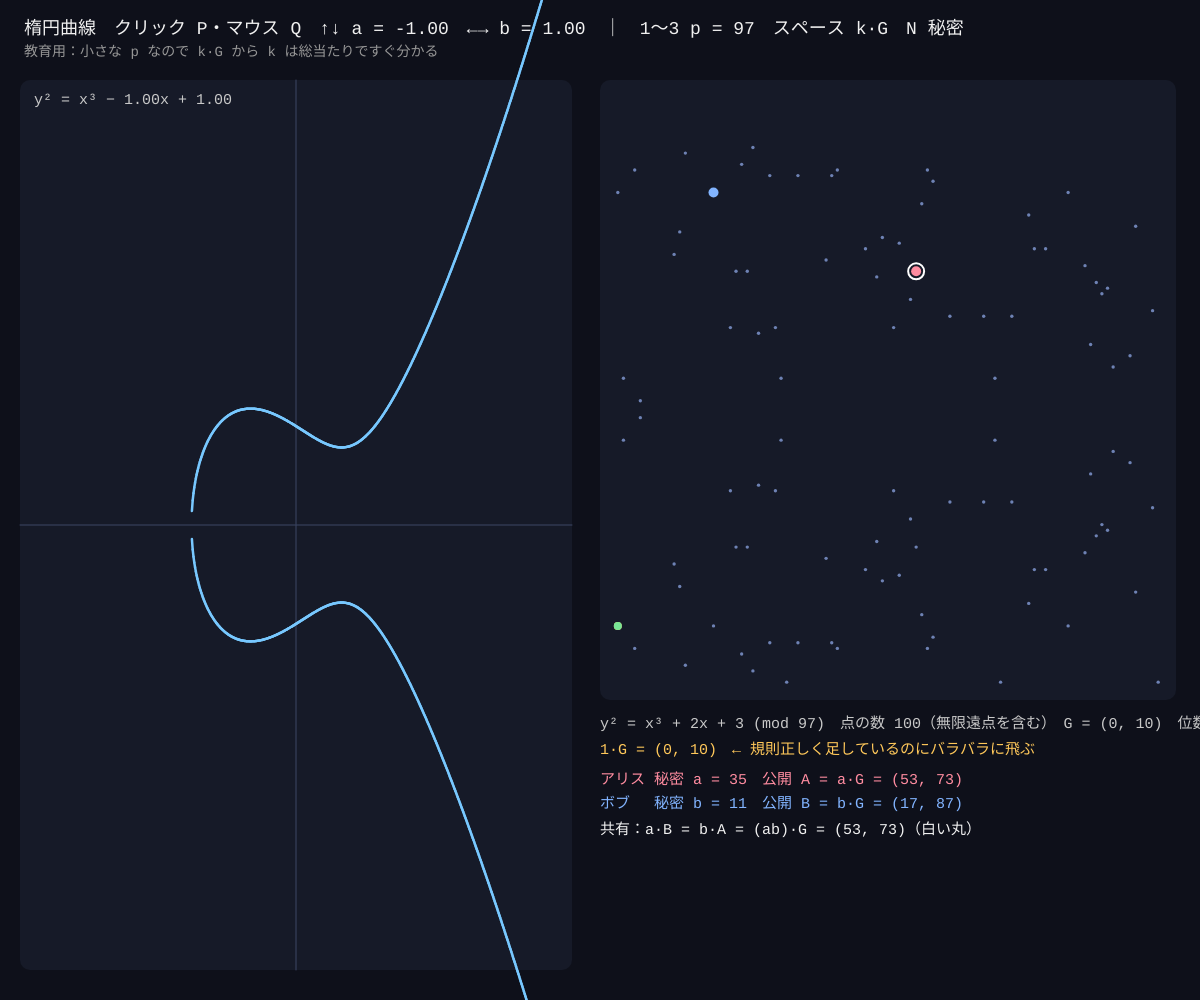
Frame 1 (no input)
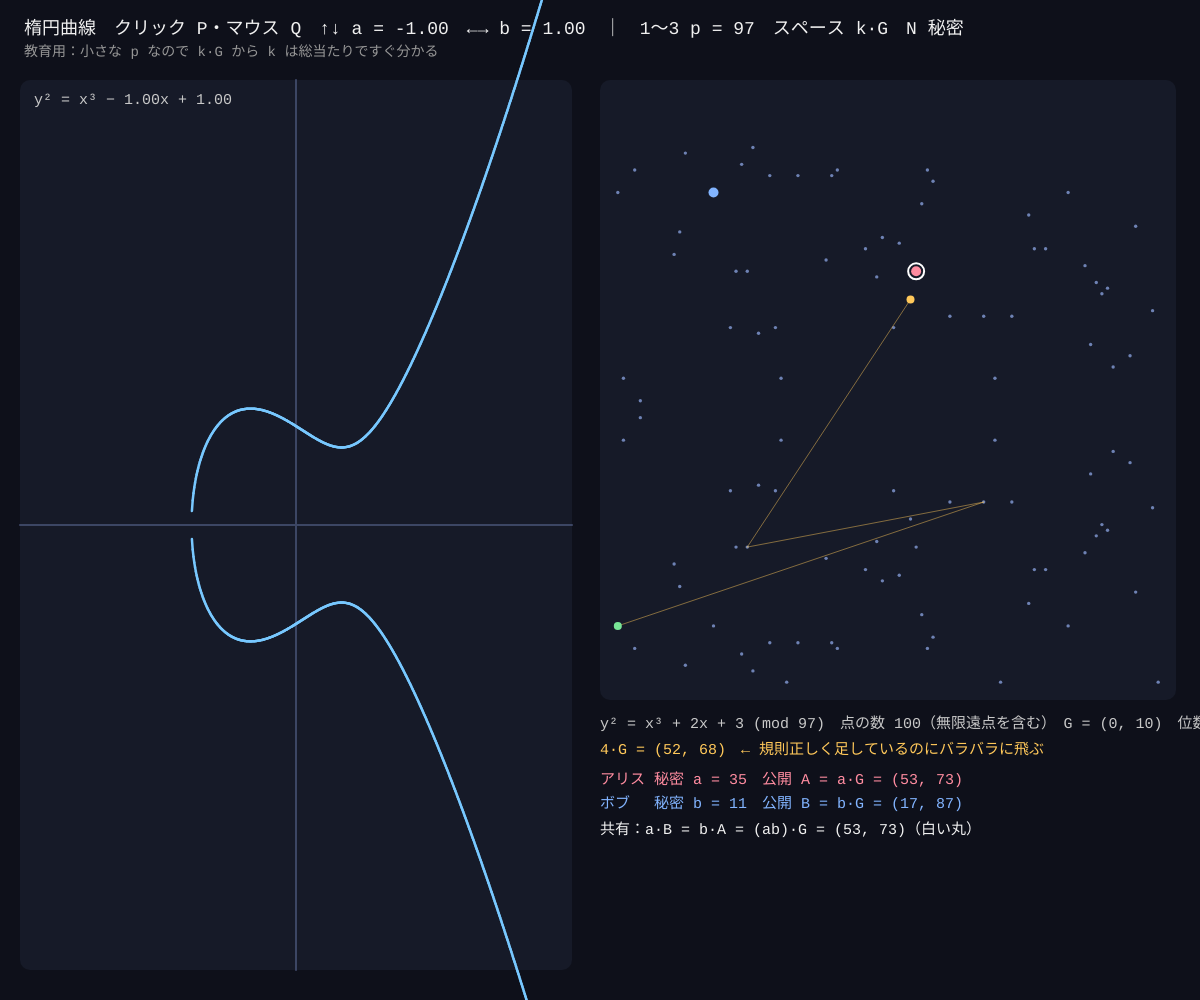
Frame 60 (no input)
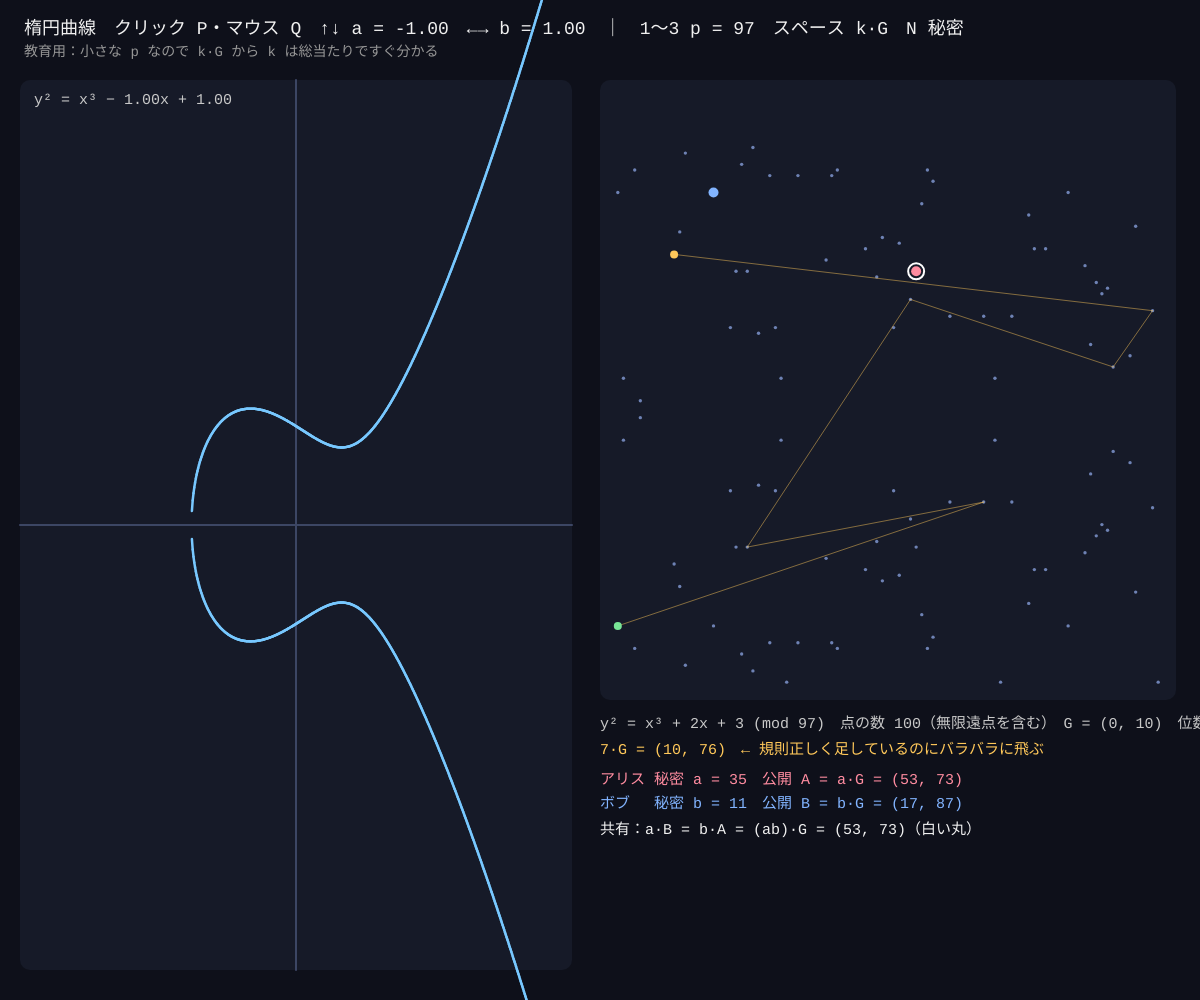
Frame 120 (the mouse pressed at the canvas centre since frame 60)

The p5.js sketch that drew these frames (run headless with seeded random() and noise() and a simulated clock; from frame 60 on, the mouse is pressed at the canvas centre):

// p5.js sketch
// ── sketch.js
// ============================================
// 10 楕円曲線暗号
// 左：実数の楕円曲線 y² = x³ + ax + b。2 点 P, Q を通る直線が曲線と交わる 3 つ目の点を上下反転 → P + Q
// 右：同じ「足し算」を mod p の世界（有限体）でやると点がバラバラに散らばる。
//     k·G（G を k 回足す）は速く計算できるが、k·G から k を求めるのは難しい → 鍵共有（ECDH）に使える
// クリック = 点 P を置く（マウスが Q）/ ↑↓ = a / ←→ = b / 1〜3 = 素数 p / スペース = k·G のアニメ / N = 秘密を選び直す
// ※ 教育用（実際は 256 ビットの p を使う）
// ============================================

let ca = -1, cb = 1;              // ★ 実数の曲線の係数
let Px = -1.2, Psign = 1;         // 点 P（x 座標と上下）
const PS = [31, 97, 251];         // ★ 有限体の素数 p
let pIdx = 1, FA = 2, FB = 3;     // 有限体の曲線 y² = x³ + 2x + 3 (mod p)
let fpPoints = [], G = null, orderG = 0, multiples = [], kShow = 1, anim = true;
let alice = 0, bob = 0;

function setup() {
  createCanvas(windowWidth, windowHeight);
  textFont('monospace');
  buildField();
}

// ---- 実数の曲線：座標変換
function fx(x) { return x * x * x + ca * x + cb; }
function toScreen(x, y, r) { return [r.x + r.w / 2 + x * r.w / 7, r.y + r.h / 2 - y * r.h / 9]; }

function draw() {
  background(14, 16, 26);
  noStroke();
  fill(240);
  textSize(18);
  text('楕円曲線　クリック P・マウス Q　↑↓ a = ' + nf(ca, 1, 2) + '　←→ b = ' + nf(cb, 1, 2) + '　｜　1〜3 p = ' + PS[pIdx] + '　スペース k·G　N 秘密', 24, 34);
  fill(150);
  textSize(14);
  text('教育用：小さな p なので k·G から k は総当たりですぐ分かる', 24, 56);

  // ================= 左：実数 =================
  let L = { x: 20, y: 80, w: width * 0.46, h: height - 110 };
  fill(22, 26, 40);
  rect(L.x, L.y, L.w, L.h, 10);
  stroke(60, 70, 100);
  let o = toScreen(0, 0, L);
  line(L.x, o[1], L.x + L.w, o[1]);
  line(o[0], L.y, o[0], L.y + L.h);
  // 曲線（上と下の枝）
  stroke(120, 200, 255);
  strokeWeight(2.5);
  noFill();
  for (let sgn of [1, -1]) {
    let prev = null;
    for (let i = 0; i <= 700; i++) {
      let x = -3.5 + 7 * i / 700, v = fx(x);
      if (v < 0) { prev = null; continue; }
      let s = toScreen(x, sgn * Math.sqrt(v), L);
      if (prev && abs(s[1] - prev[1]) < 200) line(prev[0], prev[1], s[0], s[1]);
      prev = s;
    }
  }
  // P と Q
  let P = curvePoint(Px, Psign);
  let qx = (mouseX - L.x - L.w / 2) / (L.w / 7), qs = mouseY < o[1] ? 1 : -1;
  let Q = curvePoint(qx, qs);
  noStroke();
  if (P && Q) {
    let R = addReal(P, Q);
    if (R) {
      let a1 = toScreen(P.x, P.y, L), r1 = toScreen(R.x, -R.y, L), r2 = toScreen(R.x, R.y, L);
      // 直線を画面いっぱいに伸ばす
      let lam = R.lam;
      let e1 = toScreen(-3.5, P.y + lam * (-3.5 - P.x), L), e2 = toScreen(3.5, P.y + lam * (3.5 - P.x), L);
      stroke(255, 200, 90, 160); strokeWeight(1.5);
      line(e1[0], e1[1], e2[0], e2[1]);
      stroke(255, 120, 200, 200);
      drawingContext.setLineDash([6, 6]);
      line(r1[0], r1[1], r2[0], r2[1]);
      drawingContext.setLineDash([]);
      noStroke();
      fill(255, 200, 90); circle(r1[0], r1[1], 10);
      fill(255, 120, 200); circle(r2[0], r2[1], 16);
      fill(255, 120, 200); textSize(16); text('P + Q', r2[0] + 10, r2[1] - 8);
      fill(170); textSize(13); text('3 つ目の交点', r1[0] + 10, r1[1] + 16);
    }
  }
  if (P) { let s = toScreen(P.x, P.y, L); fill(120, 230, 150); circle(s[0], s[1], 14); textSize(16); text('P', s[0] + 10, s[1] - 8); }
  if (Q) { let s = toScreen(Q.x, Q.y, L); fill(255, 255, 255); circle(s[0], s[1], 12); textSize(16); text('Q', s[0] + 10, s[1] - 8); }
  fill(200);
  textSize(15);
  text('y² = x³ ' + (ca < 0 ? '− ' : '+ ') + nf(abs(ca), 1, 2) + 'x ' + (cb < 0 ? '− ' : '+ ') + nf(abs(cb), 1, 2), L.x + 14, L.y + 24);
  if (4 * ca * ca * ca + 27 * cb * cb === 0) { fill(255, 110, 110); text('とがった点がある（特異）→ 暗号には使えない', L.x + 14, L.y + 46); }

  // ================= 右：mod p =================
  if (anim && frameCount % 20 === 0) kShow = kShow % orderG + 1;
  let p = PS[pIdx];
  let Rr = { x: width * 0.5, y: 80, w: width * 0.48, h: height * 0.62 };
  fill(22, 26, 40);
  rect(Rr.x, Rr.y, Rr.w, Rr.h, 10);
  let cs = min((Rr.w - 30) / p, (Rr.h - 30) / p);
  let gx = (x) => Rr.x + 15 + x * cs + cs / 2, gy = (y) => Rr.y + Rr.h - 15 - y * cs - cs / 2;
  fill(110, 130, 180);
  for (let q of fpPoints) circle(gx(q.x), gy(q.y), max(3, cs * 0.6));
  // k·G の軌跡
  stroke(255, 200, 90, 120);
  strokeWeight(1);
  for (let k = 1; k < kShow && k < multiples.length; k++) {
    let a1 = multiples[k - 1], b1 = multiples[k];
    if (a1 && b1) line(gx(a1.x), gy(a1.y), gx(b1.x), gy(b1.y));
  }
  noStroke();
  let cur = multiples[kShow - 1];
  if (cur) { fill(255, 200, 90); circle(gx(cur.x), gy(cur.y), max(8, cs * 1.4)); }
  fill(120, 230, 150); circle(gx(G.x), gy(G.y), max(8, cs * 1.2));
  let A = multiples[alice - 1], B = multiples[bob - 1], S = multiples[(alice * bob) % orderG - 1];
  if (A) { fill(255, 140, 160); circle(gx(A.x), gy(A.y), max(10, cs * 1.5)); }
  if (B) { fill(130, 180, 255); circle(gx(B.x), gy(B.y), max(10, cs * 1.5)); }
  if (S) { noFill(); stroke(255); strokeWeight(2); circle(gx(S.x), gy(S.y), max(16, cs * 2.4)); noStroke(); }

  let ty = Rr.y + Rr.h + 28;
  fill(200);
  textSize(15);
  text('y² = x³ + 2x + 3 (mod ' + p + ')　点の数 ' + (fpPoints.length + 1) + '（無限遠点を含む）　G = (' + G.x + ', ' + G.y + ')　位数 ' + orderG, Rr.x, ty);
  fill(255, 200, 90);
  text(kShow + '·G = ' + (cur ? '(' + cur.x + ', ' + cur.y + ')' : '無限遠点 O') + '　← 規則正しく足しているのにバラバラに飛ぶ', Rr.x, ty + 26);
  fill(255, 140, 160);
  text('アリス 秘密 a = ' + alice + '　公開 A = a·G = ' + ptStr(A), Rr.x, ty + 56);
  fill(130, 180, 255);
  text('ボブ　 秘密 b = ' + bob + '　公開 B = b·G = ' + ptStr(B), Rr.x, ty + 80);
  fill(240);
  text('共有：a·B = b·A = (ab)·G = ' + ptStr(S) + '（白い丸）', Rr.x, ty + 106);
}

function ptStr(q) { return q ? '(' + q.x + ', ' + q.y + ')' : 'O'; }

// 実数の曲線上の点（x で y² < 0 なら null）
function curvePoint(x, sgn) { let v = fx(x); return v < 0 ? null : { x, y: sgn * Math.sqrt(v) }; }
// ★ 実数の点の足し算（P = Q なら接線）
function addReal(P, Q) {
  let lam;
  if (abs(P.x - Q.x) < 1e-6) { if (abs(P.y + Q.y) < 1e-6) return null; lam = (3 * P.x * P.x + ca) / (2 * P.y); }
  else lam = (Q.y - P.y) / (Q.x - P.x);
  if (!isFinite(lam) || abs(lam) > 1e4) return null;
  let x3 = lam * lam - P.x - Q.x;
  return { x: x3, y: lam * (P.x - x3) - P.y, lam };
}

// ---- 有限体
function buildField() {
  let p = PS[pIdx];
  fpPoints = [];
  for (let x = 0; x < p; x++) for (let y = 0; y < p; y++) if ((y * y - (x * x * x + FA * x + FB)) % p === 0) fpPoints.push({ x, y });
  // いちばん位数の大きい点を G に
  orderG = 0;
  for (let q of fpPoints) {
    let k = 1, cur = q;
    while (cur && k < 1000) { cur = addFp(cur, q, p); k++; }
    if (k > orderG) { orderG = k; G = q; }
  }
  multiples = [G];
  for (let k = 2; k <= orderG; k++) multiples.push(addFp(multiples[k - 2], G, p));
  kShow = 1;
  newSecrets();
}
function newSecrets() { alice = 2 + floor(random(orderG - 3)); bob = 2 + floor(random(orderG - 3)); }

function mousePressed() {
  let L = { x: 20, y: 80, w: width * 0.46, h: height - 110 };
  if (mouseX > L.x && mouseX < L.x + L.w) {
    let x = (mouseX - L.x - L.w / 2) / (L.w / 7);
    if (fx(x) >= 0) { Px = x; Psign = mouseY < L.y + L.h / 2 ? 1 : -1; }
  }
}

function keyPressed() {
  if (key === UP_ARROW) ca = min(2, ca + 0.25);
  if (key === DOWN_ARROW) ca = max(-3, ca - 0.25);
  if (key === RIGHT_ARROW) cb = min(3, cb + 0.25);
  if (key === LEFT_ARROW) cb = max(-3, cb - 0.25);
  if (key === '1' || key === '2' || key === '3') { pIdx = int(key) - 1; buildField(); }
  if (key === ' ') anim = !anim;
  if (key === 'n' || key === 'N') newSecrets();
  if (fx(Px) < 0) { for (let x = -3.5; x < 3.5; x += 0.05) if (fx(x) >= 0) { Px = x; break; } }
  return false;
}

// ---------- やってみよう ----------
// 1. Q を P に近づけると直線は接線になる（P + P = 2P）。真上・真下に並べると？（無限遠点 O）
// 2. a = −3, b = 2 にすると曲線にとがった点ができる（特異）。4a³ + 27b² = 0 を確かめよう
// 3. p = 251 で k·G の軌跡を見ると、次の点が予測できない。だから k を逆算するのは難しい
// 4. 同じ安全さに必要な鍵の長さ：RSA 3072 ビット ≒ 楕円曲線 256 ビット。スマホや IC カードで使われる理由

// ==================================================
// ここから下は「道具」（mod p の点の足し算）
// ==================================================
function modP(v, p) { return ((v % p) + p) % p; }
function inv(v, p) { let r = 1, x = modP(v, p), e = p - 2; while (e > 0) { if (e & 1) r = (r * x) % p; x = (x * x) % p; e >>= 1; } return r; }
function addFp(P, Q, p) {          // null = 無限遠点 O
  if (!P) return Q; if (!Q) return P;
  let lam;
  if (P.x === Q.x) {
    if (modP(P.y + Q.y, p) === 0) return null;
    lam = modP((3 * P.x * P.x + FA) * inv(2 * P.y, p), p);
  } else lam = modP((Q.y - P.y) * inv(Q.x - P.x, p), p);
  let x3 = modP(lam * lam - P.x - Q.x, p);
  return { x: x3, y: modP(lam * (P.x - x3) - P.y, p) };
}
